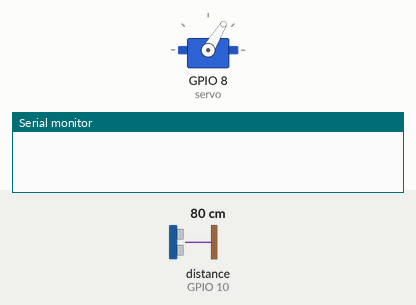
This sketch was run on a simulated ESP32-S3. Shown: servo, the last lines printed to the serial monitor. Wiring (inferred from the names in the program): ultrasonic range finder: trigger GPIO 9; echo GPIO 10. The inputs (shaded band) are chosen by the test bench; at power-on: distance to the obstacle (sensor on GPIO 10) 80 cm. The echo pulse lasts 58.3 µs per cm.

Above: at 1.2 s.
1.3 s: distance to the obstacle (sensor on GPIO 10) set to 33 cm
At 1.67 s:
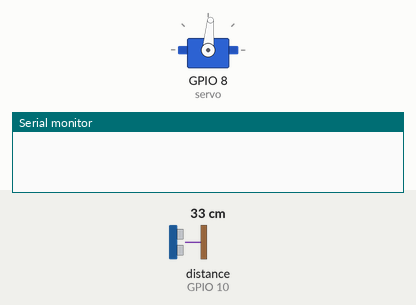
4.3 s: distance to the obstacle (sensor on GPIO 10) set to 26 cm
At 4.51 s:
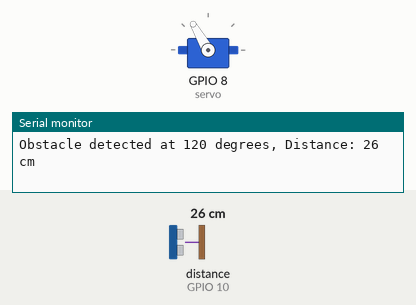
Timing chart, 0 to 40.7 s (numbered marks = the images above; inputs shaded):
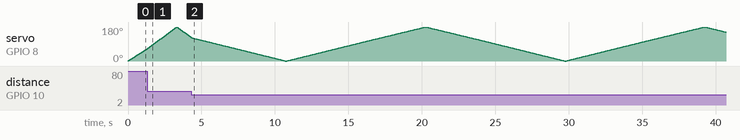

Measured:
- the behaviour switches between 30 and 29 cm on distance to the obstacle (sensor on GPIO 10) (found by bisection; images 1 and 2)

The sketch:

radar.ino
```cpp
#include <Servo.h>

Servo servo;
const int trigPin = 9;
const int echoPin = 10;

void setup() {
  servo.attach(8);
  servo.write(90);
  pinMode(trigPin, OUTPUT);
  pinMode(echoPin, INPUT);
  Serial.begin(9600);
}

void loop() {
  int distance;
  for (int angle = 0; angle <= 180; angle += 1) {
    servo.write(angle);
    delay(15);
    distance = getDistance();
    if (distance < 30 && distance > 0) {
      Serial.print("Obstacle detected at ");
      Serial.print(angle);
      Serial.print(" degrees, Distance: ");
      Serial.print(distance);
      Serial.println(" cm");
    }
  }
  for (int angle = 180; angle >= 0; angle -= 1) {
    servo.write(angle);
    delay(15);
    distance = getDistance();
    if (distance < 30 && distance > 0) {
      Serial.print("Obstacle detected at ");
      Serial.print(angle);
      Serial.print(" degrees, Distance: ");
      Serial.print(distance);
      Serial.println(" cm");
    }
  }
}

int getDistance() {
  digitalWrite(trigPin, LOW);
  delayMicroseconds(2);
  digitalWrite(trigPin, HIGH);
  delayMicroseconds(10);
  digitalWrite(trigPin, LOW);
  return pulseIn(echoPin, HIGH) / 58.0;
}
```
